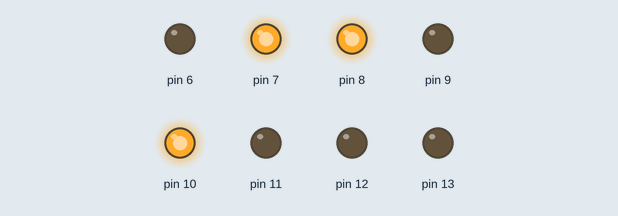
A sketch run on a simulated Arduino Uno, built with avr-gcc and run on an emulated ATmega328P. Parts: output pins drawn as LEDs (lit = HIGH).

Above: at 0.1 s.
Timing chart, 0 to 1.6 s (numbered marks = the images above):
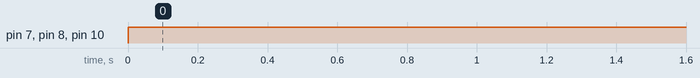

The sketch:

Arduino8bitbinaryLED.ino
```cpp
void setup()
{
  pinMode(13, OUTPUT);
  pinMode(12, OUTPUT);
  pinMode(11, OUTPUT);
  pinMode(10, OUTPUT);
  pinMode(9, OUTPUT);
  pinMode(8, OUTPUT);
  pinMode(7, OUTPUT);
  pinMode(6, OUTPUT);
  Serial.begin(9600);
}

void loop()
{
  byte y = 22;
  for(int i=0; i<=7; i++)
  {
    bool m = bitRead(y, i);
    int j = i+6;
    if(m==1){
    digitalWrite(j,HIGH);
    }
    else
    {
      digitalWrite(j,LOW);
    }
  }
  delay(1000);

}
```

Measured:
- by itself, pin 7, pin 8, pin 10: LOW → HIGH at 0.00 s
